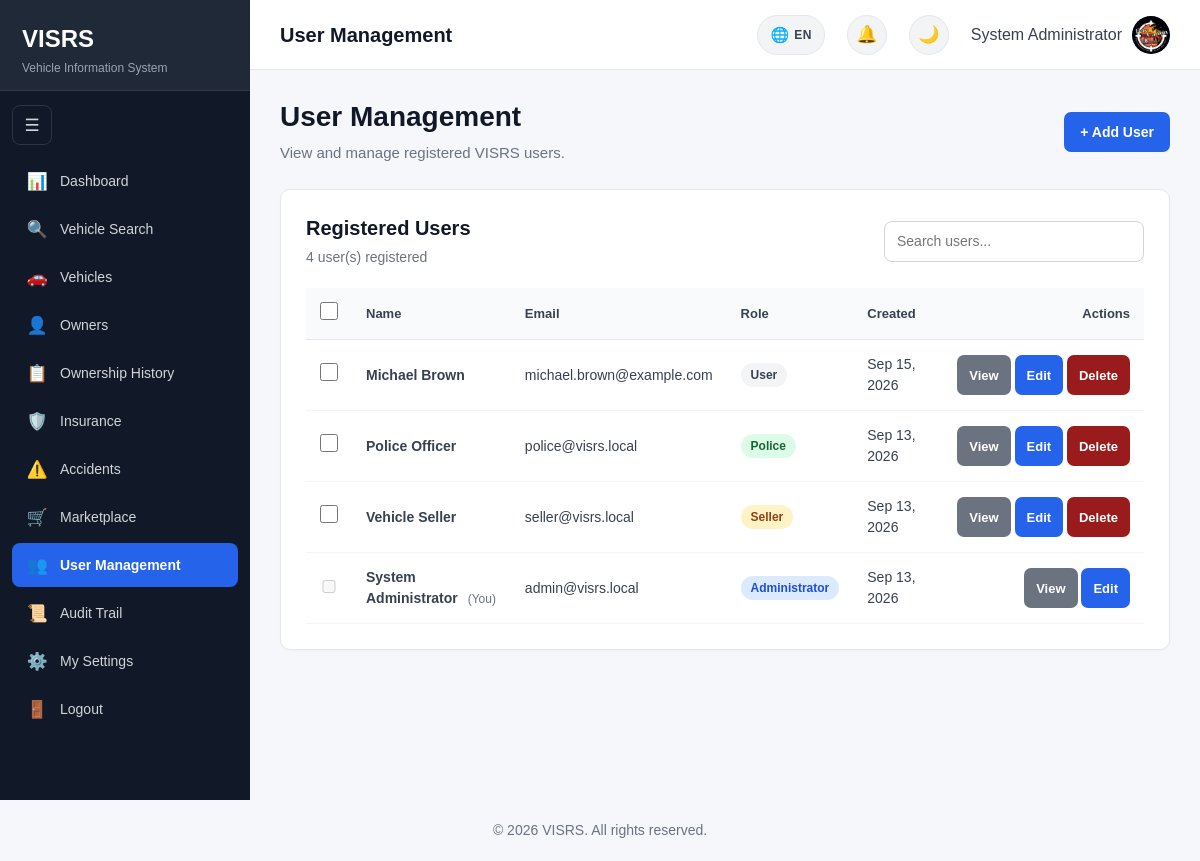
Screenshot of /users/index.php (signed in) with the database file from the repository.
### tables this page shows
CREATE TABLE `users` (
  `UserID` int(11) NOT NULL,
  `FirstName` varchar(100) NOT NULL,
  `LastName` varchar(100) NOT NULL,
  `Email` varchar(150) NOT NULL,
  `ProfileImage` varchar(255) DEFAULT NULL,
  `Password` varchar(255) NOT NULL,
  `Role` enum('Admin','Police','Seller','User') NOT NULL DEFAULT 'User',
  `CreatedAt` timestamp NOT NULL DEFAULT current_timestamp()
);

### users/index.php (the view, shortened to what the rows shown need)
<?php
require_once __DIR__ . "/../includes/database.php";
$perPage = 25;
$countStmt = $pdo->query("SELECT COUNT(*) FROM users");
$totalUsers = (int) $countStmt->fetchColumn();
$pagination = paginationMeta($totalUsers, $perPage);
$stmt = $pdo->prepare("
    SELECT
        UserID,
        FirstName,
        LastName,
        Email,
        Role,
        CreatedAt
    FROM users
    ORDER BY CreatedAt DESC
    LIMIT ? OFFSET ?
");
$stmt->bindValue(1, $pagination["perPage"], PDO::PARAM_INT);
$stmt->bindValue(2, $pagination["offset"],  PDO::PARAM_INT);
$stmt->execute();
$users = $stmt->fetchAll();
$currentUserID =
    (int) ($_SESSION["UserID"] ?? 0);
require_once "../includes/head.php";
?>
<body>
<div class="layout">
    <?php
    include __DIR__ . "/../includes/sidebar.php";
    ?>
    <main class="main-content">
        <div class="content">
            <div
                style="
                    display:flex;
                    justify-content:space-between;
                    align-items:center;
                    gap:20px;
                    margin-bottom:25px;
                    flex-wrap:wrap;
                "
            >
                <div>
                    <h1 class="page-title">
                        User Management
                    </h1>
                </div>
            </div>
            <div class="card">
                <div
                    style="
                        display:flex;
                        justify-content:space-between;
                        align-items:center;
                        gap:20px;
                        margin-bottom:20px;
                        flex-wrap:wrap;
                    "
                >
                    <div>
                        <h2 style="margin:0;">
                            Registered Users
                        </h2>
                    </div>
                </div>
                <?php if (empty($users)): ?>
                    <div
                        style="
                            background:#f3f4f6;
                            color:#374151;
                            padding:20px;
                            border-radius:8px;
                            text-align:center;
                        "
                    >
                        <strong>
                            No users found.
                        </strong>
                        <p style="margin:8px 0 0 0;">
                            There are currently no registered users
                            in the system.
                        </p>
                    </div>
                <?php else: ?>
                    <form
                        method="POST"
                        action="bulk_delete.php"
                        id="bulkForm"
                    >
                        <div style="overflow-x:auto; margin-top:15px;">
                            <table
                                id="usersTable"
                                style="
                                    width:100%;
                                    border-collapse:collapse;
                                "
                            >
                                <thead>
                                    <tr>
                                        <th style="
                                            text-align:left;
                                            padding:14px;
                                            border-bottom:1px solid #e5e7eb;
                                            width:36px;
                                        ">
                                            <input
                                                type="checkbox"
                                                id="selectAll"
                                                aria-label="Select all users"
                                            >
                                        </th>
                                        <th style="
                                            text-align:left;
                                            padding:14px;
                                            border-bottom:1px solid #e5e7eb;
                                        ">
                                            Name
                                        </th>
                                        <th style="
                                            text-align:left;
                                            padding:14px;
                                            border-bottom:1px solid #e5e7eb;
                                        ">
                                            Email
                                        </th>
                                        <th style="
                                            text-align:left;
                                            padding:14px;
                                            border-bottom:1px solid #e5e7eb;
                                        ">
                                            Role
                                        </th>
                                        <th style="
                                            text-align:left;
                                            padding:14px;
                                            border-bottom:1px solid #e5e7eb;
                                        ">
                                            Created
                                        </th>
                                        <th style="
                                            text-align:right;
                                            padding:14px;
                                            border-bottom:1px solid #e5e7eb;
                                        ">
                                            Actions
                                        </th>
                                    </tr>
                                </thead>
                                <tbody>
                                    <?php foreach ($users as $user): ?>
                                        <?php
                                        $roleClass =
                                            "user-role user-role-default";
                                        if (
                                            $user["Role"] === "Admin"
                                        ) {
                                            $roleClass =
                                                "user-role user-role-admin";
                                        } elseif (
                                            $user["Role"] === "Police"
                                        ) {
                                            $roleClass =
                                                "user-role user-role-police";
                                        } elseif (
                                            $user["Role"] === "Seller"
                                        ) {
                                            $roleClass =
                                                "user-role user-role-seller";
                                        }
                                        $listedUserID =
                                            (int) $user["UserID"];
                                        $isSelf =
                                            $listedUserID === $currentUserID;
                                        ?>
                                        <tr>
                                            <td style="
                                                padding:14px;
                                                border-bottom:1px solid #f1f5f9;
                                            ">
                                                <?php if ($isSelf): ?>
                                                    <input
                                                        type="checkbox"
                                                        disabled
                                                        title="You cannot delete your own account"
                                                        aria-label="Cannot select your own account"
                                                    >
                                                <?php else: ?>
                                                    <input
                                                        type="checkbox"
                                                        name="selected_ids[]"
                                                        value="<?= $listedUserID ?>"
                                                        class="row-checkbox"
                                                        aria-label="Select this user"
                                                    >
                                                <?php endif; ?>
                                            </td>
                                            <td style="
                                                padding:14px;
                                                border-bottom:1px solid #f1f5f9;
                                            ">
                                                <strong>
                                                    <?= htmlspecialchars(
                                                        $user["FirstName"]
                                                        . " "
                                                        . $user["LastName"]
                                                    ) ?>
                                                </strong>
                                                <?php if ($isSelf): ?>
                                                    <span
                                                        style="
                                                            margin-left:6px;
                                                            color:#6b7280;
                                                            font-size:12px;
                                                        "
                                                    >
                                                        (You)
                                                    </span>
                                                <?php endif; ?>
                                            </td>
                                            <td style="
                                                padding:14px;
                                                border-bottom:1px solid #f1f5f9;
                                            ">
                                                <?= htmlspecialchars(
                                                    $user["Email"]
                                                ) ?>
                                            </td>
                                            <td style="
                                                padding:14px;
                                                border-bottom:1px solid #f1f5f9;
                                            ">
                                                <span
                                                    class="<?= htmlspecialchars($roleClass) ?>"
                                                >
                                                    <?php
                                                    if (
                                                        $user["Role"] === "Admin"
                                                    ) {
                                                        echo "Administrator";
                                                    } else {
                                                        echo htmlspecialchars(
                                                            $user["Role"]
                                                        );
                                                    }
                                                    ?>
                                                </span>
                                            </td>
                                            <td style="
                                                padding:14px;
                                                border-bottom:1px solid #f1f5f9;
                                            ">
                                                <?= htmlspecialchars(
                                                    date(
                                                        "M d, Y",
                                                        strtotime(
                                                            $user["CreatedAt"]
                                                        )
                                                    )
                                                ) ?>
                                            </td>
                                            <td style="
                                                padding:14px;
                                                border-bottom:1px solid #f1f5f9;
                                                text-align:right;
                                                white-space:nowrap;
                                            ">
                                                <a
                                                    href="view.php?id=<?= $listedUserID ?>"
                                                    class="button button-secondary"
                                                    style="
                                                        padding:8px 12px;
                                                        font-size:13px;
                                                    "
                                                >
                                                    View
                                                </a>
                                                <a
                                                    href="edit.php?id=<?= $listedUserID ?>"
                                                    class="button"
                                                    style="
                                                        padding:8px 12px;
                                                        font-size:13px;
                                                    "
                                                >
                                                    Edit
                                                </a>
                                                <?php if (!$isSelf): ?>
                                                    <a
                                                        href="delete.php?id=<?= $listedUserID ?>"
                                                        class="button"
                                                        style="
                                                            padding:8px 12px;
                                                            font-size:13px;
                                                            background:#991b1b;
                                                        "
                                                    >
                                                        Delete
                                                    </a>
                                                <?php endif; ?>
                                            </td>
                                        </tr>
                                    <?php endforeach; ?>
                                </tbody>
                            </table>
                        </div>
                    </form>
                <?php endif; ?>
            </div>
        </div>
    </main>
</div>
<?php
include __DIR__ . "/../includes/footer.php";
?>

### rows the page displays
users: FirstName+LastName "Michael Brown", Email "michael.brown@example.com", Role "User", CreatedAt "Sep 15, 2026"
users: FirstName+LastName "Police Officer", Email "police@visrs.local", Role "Police", CreatedAt "Sep 13, 2026"
users: FirstName+LastName "Vehicle Seller", Email "seller@visrs.local", Role "Seller", CreatedAt "Sep 13, 2026"
users: FirstName+LastName "System Administrator", shows "(You)", Email "admin@visrs.local", Role "Administrator", CreatedAt "Sep 13, 2026"

### other values shown
$pageTitle "User Management"
$pagination["totalRows"] "4"
